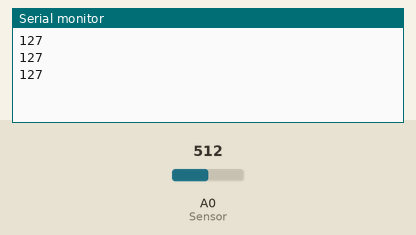
This sketch was run on a simulated Arduino Uno, built with avr-gcc and run on an emulated ATmega328P. On the bench: the last lines printed to the serial monitor. The inputs (shaded band) are chosen by the test bench; at power-on: A0 (Sensor) = 512.

Above: at 1.3 s.
1.4 s: A0 (Sensor) set to 716
At 1.9 s:
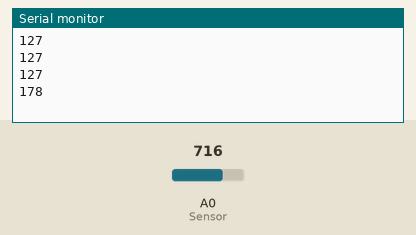
2.9 s: A0 (Sensor) set to 900
At 3.4 s:
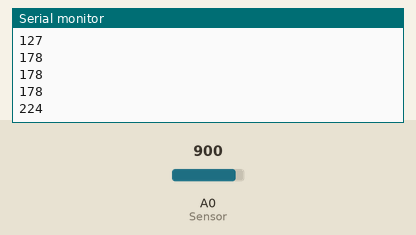
Timing chart, 0 to 5.9 s (numbered marks = the images above; inputs shaded):
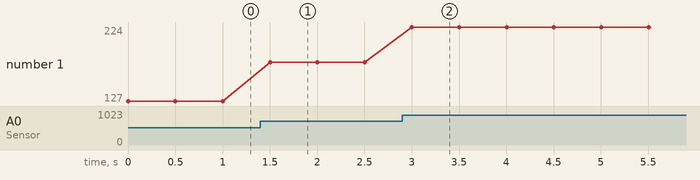

The sketch:

bai17_cam_bien_nhiet_do.ino
```cpp
/*
 * Bài 17: Cảm biến nhiệt độ
 * Đấu nối: cảm biến → A0
 */

int Sensor = A0;
int Val = 0;

void setup() {
  Serial.begin(9600);
}

void loop() {
  Val = analogRead(Sensor);
  int Force = map(Val, 0, 1023, 0, 255);
  Serial.println(Force);
  delay(500);
}
```

Measured:
- after the input at 1.4 s, the serial monitor: prints a new line after 0.10 s (image 1)
- after the input at 2.9 s, the serial monitor: prints a new line after 0.10 s (image 2)
- plotted number 1: 127 → 178 after the input at 1.4 s, 178 → 224 after the input at 2.9 s
